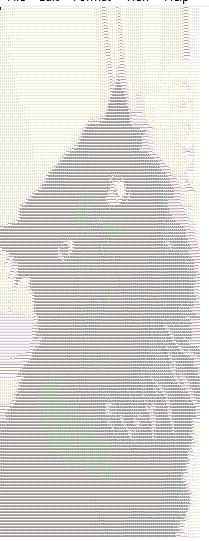
#> input picture Capture.JPG, 209 x 541 px
$ python start.py
#> lines starting #> are read from the running program, lines starting #| are printed output that depends on the picture
#> the answer given: Capture.JPG
#> in main, image is the input picture: PIL image 209x541 RGB; mean R, G, B 215.7, 214.2, 209.5
import PIL.Image
import os

ASCII_CHARS = ["@", "#", "S", "%", "?", "*", "+", ";", ":", ",", "."]

def resize_image(image, new_width=100):
#> called with new_width = 100
    width, height = image.size
#> width = 209; height = 541
    ratio = height / width
#> ratio = 2.59
    new_height = int(new_width * ratio)
#> new_height = 258
    resized_image = image.resize((new_width, new_height))
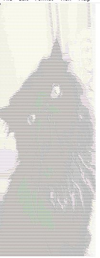
#> resized_image: PIL image 100x258 RGB; mean R, G, B 215.7, 214.2, 209.5
    return(resized_image)

def grayify(image):
    grayscale_image = image.convert("L")
    return(grayscale_image)

def pixles_to_ascii(image):
    pixles = image.getdata()
    characters = "".join([ASCII_CHARS[pixel//25] for pixel in pixles])
    return(characters)

def main(new_width=100):
    path = input("pathname to img")
    try:
        image = PIL.Image.open(path)
    except:
        print(path, "not valid pathway")

    new_image_data = pixles_to_ascii(grayify(resize_image(image)))

    pixel_count = len(new_image_data)
#> pixel_count = 25800
    ascii_image = "\n".join(new_image_data[i:(i+new_width)] for i in range(0, pixel_count, new_width))

    print(ascii_image)

    with open("ascii_image.txt", "w") as f:
        f.write(ascii_image)

    size1 = os.path.getsize(path)
    size1 = size1/1000
    size2 = os.path.getsize("ascii_image.txt")
    size2 = size2/1000
    print("INFORMATION CONTENT OF IMAGES AS FOLLOWS")
    print("Size of input image is "+str(size1)+"kb")
    print("Size of output image is "+str(size2)+"kb")


main()
